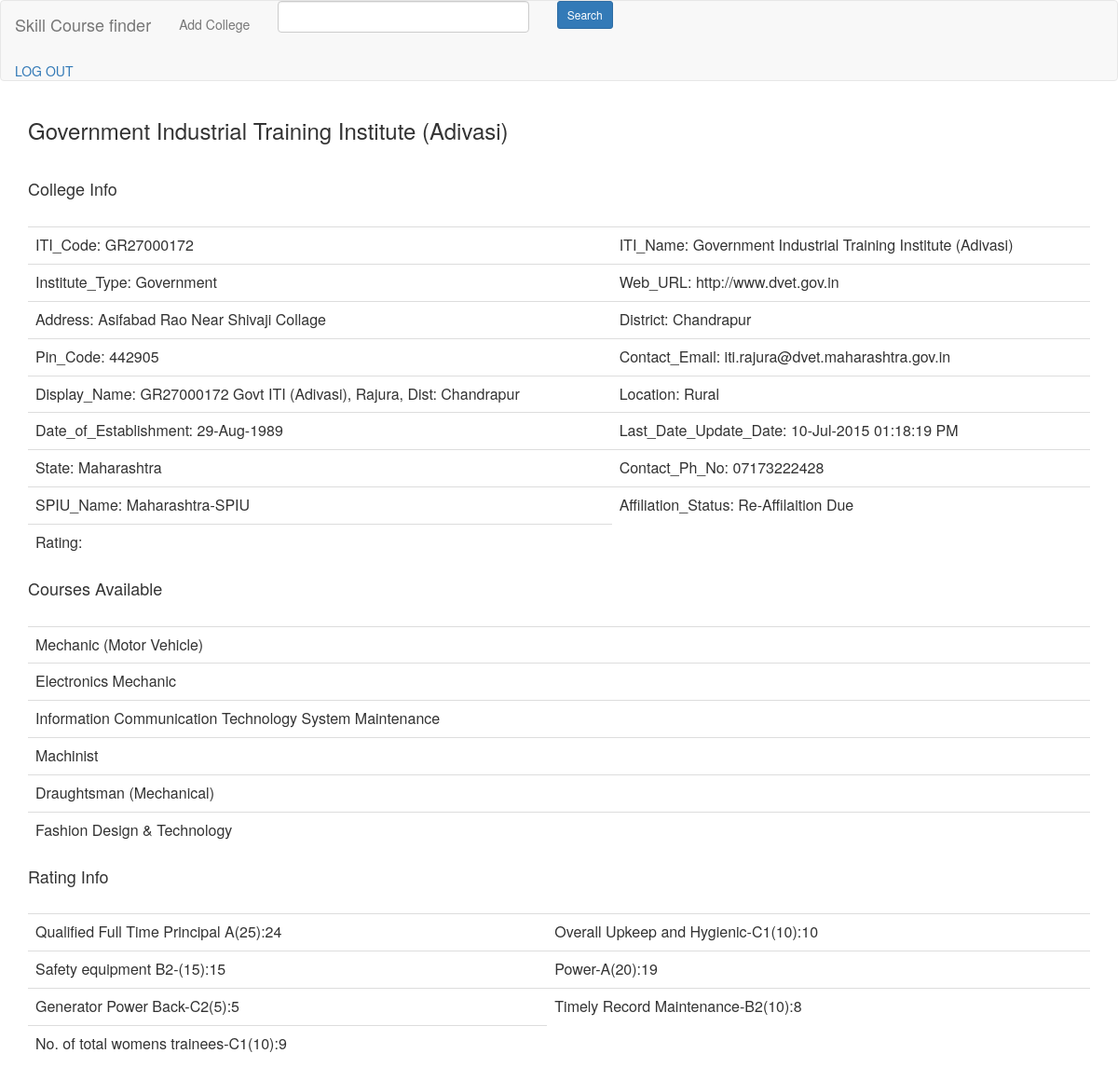
Screenshot of /php/mitenphp/collegeinfo.php?info=GR27000172 with the database file from the repository.
### tables this page shows
CREATE TABLE `collegeinfo` (
  `ITI_Code` varchar(100) NOT NULL,
  `Display_Name` varchar(100) NOT NULL,
  `ITI_Name` varchar(100) NOT NULL,
  `Location` varchar(100) NOT NULL,
  `Institute_Type` varchar(100) NOT NULL,
  `Date_of_Establishment` varchar(100) NOT NULL,
  `Web_URL` varchar(100) NOT NULL,
  `Last_Date_Update_Date` varchar(100) NOT NULL,
  `Address` varchar(100) NOT NULL,
  `State` varchar(100) NOT NULL,
  `District` varchar(100) NOT NULL,
  `Contact_Ph_No` varchar(100) NOT NULL,
  `Pin_Code` varchar(100) NOT NULL,
  `SPIU_Name` varchar(100) NOT NULL,
  `Contact_Email` varchar(100) NOT NULL,
  `Affiliation_Status` varchar(100) NOT NULL,
  `Institute_Rating` varchar(100) NOT NULL
);

CREATE TABLE `courseinfo` (
  `Trade_Code` varchar(100) NOT NULL,
  `ITI_Code` varchar(100) NOT NULL,
  `Trade_Name` varchar(100) NOT NULL,
  `Duration` varchar(100) NOT NULL,
  `Shift` varchar(100) NOT NULL,
  `Seats_Count` int(11) NOT NULL
);

CREATE TABLE `collegerating` (
  `College_Code` varchar(100) NOT NULL,
  `A_25` varchar(100) NOT NULL,
  `C1_10` varchar(100) NOT NULL,
  `B2_15` varchar(100) NOT NULL,
  `A_20` varchar(100) NOT NULL,
  `C2_5` varchar(100) NOT NULL,
  `B2_10` varchar(100) NOT NULL,
  `C1_10(1)` varchar(100) NOT NULL,
  `Rating` varchar(100) NOT NULL
);

### php/mitenphp/collegeinfo.php (the view, shortened to what this page needs)
<?php
include('header.php');
if(isset($_GET['info']))
{
$code=$_GET['info'];
$query=mysql_query("select * from collegeinfo where ITI_COde='$code'");
if($query)
{
$row = mysql_fetch_array($query);
$iticode = $row['ITI_Code'];
$itiname = $row['ITI_Name'];
$institutetype = $row['Institute_Type'];
$weburl = $row['Web_URL'];
$address = $row['Address'];
$district = $row['District'];
$pincode = $row['Pin_Code'];
$contactemail = $row['Contact_Email'];
$displayname = $row['Display_Name'];
$location = $row['Location'];
$dateofestablish = $row['Date_of_Establishment'];
$lastdate = $row['Last_Date_Update_Date'];
$state = $row['State'];
$contactno = $row['Contact_Ph_No'];
$spiuname = $row['SPIU_Name'];
$status = $row['Affiliation_Status'];
$rating = $row['Institute_Rating'];
}
$query1 = mysql_query("select Trade_Name from courseinfo where ITI_Code ='$code'");
$query2 = mysql_query("select * from collegerating where College_Code ='$code'");
if($query2){
$row2 = mysql_fetch_array($query2);
$A_25 = $row2['A_25'];
$C1_10 = $row2['C1_10'];
$B2_15 = $row2['B2_15'];
$A_20 = $row2['A_20'];
$C2_5 = $row2['C2_5'];
$B2_10 = $row2['B2_10'];
$C1_10_1 = $row2['C1_10(1)'];
}
}
?>
<html>
<head>
<div class="container">
  <h3><?php echo"$itiname"?></h3><br>
  <h4>College Info</h4><br>
  <table class="table">
    <tbody>
      <tr><td>ITI_Code: <?php echo"$iticode"?></td>
          <td>ITI_Name: <?php echo"$itiname"?></td>
      </tr>
      <tr><td>Institute_Type: <?php echo"$institutetype"?></td>
          <td>Web_URL: <?php echo"$weburl"?></td>
      </tr>
      <tr><td>Address: <?php echo"$address"?></td>
          <td>District: <?php echo"$district"?></td>
      </tr>
      <tr><td>Pin_Code: <?php echo"$pincode"?></td>
          <td>Contact_Email: <?php echo"$contactemail"?></td>
      </tr>
      <tr><td>Display_Name: <?php echo"$displayname"?></td>
          <td>Location: <?php echo"$location"?></td>
      </tr>
      <tr><td>Date_of_Establishment: <?php echo"$dateofestablish"?></td>
          <td>Last_Date_Update_Date: <?php echo"$lastdate"?></td>
      </tr>
      <tr><td>State: <?php echo"$state"?></td>
          <td>Contact_Ph_No: <?php echo"$contactno"?></td>
      </tr>
      <tr><td>SPIU_Name: <?php echo"$spiuname"?></td>
          <td>Affiliation_Status: <?php echo"$status"?></td>
      </tr>
      <tr><td>Rating: <?php echo"$rating"?></td>
      </tr>
    </tbody>
  </table>
  <h4>Courses Available</h4><br>
   <table class="table">
    <tbody>
      <tr>
   <?php
    while ($row1 = mysql_fetch_assoc($query1)) {
    echo "<td>";
    echo $row1["Trade_Name"];
    echo "</td>";
    echo "</tr>";
    }?>
    </tbody>
  </table>
  <h4>Rating Info</h4><br>
  <table class="table">
    <tbody>
      <tr><td>Qualified Full Time Principal A(25):<?php echo"$A_25"?></td>
          <td>Overall Upkeep and Hygienic-C1(10):<?php echo"$C1_10"?></td>
      </tr>
      <tr><td>Safety equipment B2-(15):<?php echo"$B2_15"?></td>
          <td>Power-A(20):<?php echo"$A_20"?></td>
      </tr>
      <tr><td>Generator Power Back-C2(5):<?php echo"$C2_5"?></td>
          <td>Timely Record Maintenance-B2(10):<?php echo"$B2_10"?></td>
      </tr>
      <tr><td>No. of total womens trainees-C1(10):<?php echo"$C1_10_1"?></td>
      </tr>
    </tbody>
  </table>
</div>
</body>
</head>
</html>

### php/mitenphp/header.php (shortened to what this page needs)
<html>
<head>
  <link rel="stylesheet" href="https://maxcdn.bootstrapcdn.com/bootstrap/3.3.7/css/bootstrap.min.css">
</head>
<body>
<nav class="navbar navbar-default">
  <div class="container-fluid">
    <div class="navbar-header">
      <a class="navbar-brand" href="index.php">Skill Course finder</a>
    </div>
    <ul class="nav navbar-nav">
      <li><a href="add.php">Add College</a></li>
    </ul>
   <form class="form-horizontal" action="" method="post">
    <div class="form-group">
      <div class="col-sm-3">
         <input type="text" name="search" class="form-control"required>
      </div>
      <div class="col-sm-3">
           <input type="submit" name="searchquery" class="btn btn-sm btn-primary" value="Search">
      </div>
     </div>
   </form>
      <a href="logout.php">LOG OUT</a>
  </div>
</nav>
</body>
</head>
</html>

### rows the page displays
collegeinfo: ITI_Name "Government Industrial Training Institute (Adivasi)", ITI_Code "GR27000172", Institute_Type "Government", Web_URL "http://www.dvet.gov.in", Address "Asifabad Rao Near Shivaji Collage", District "Chandrapur", Pin_Code "442905", Contact_Email "iti.rajura@dvet.maharashtra.gov.in", Display_Name "GR27000172 Govt ITI (Adivasi), Rajura, Dist: Chandrapur", Location "Rural", Date_of_Establishment "29-Aug-1989", Last_Date_Update_Date "10-Jul-2015 01:18:19 PM", State "Maharashtra", Contact_Ph_No "07173222428", SPIU_Name "Maharashtra-SPIU", Affiliation_Status "Re-Affilaition Due"
courseinfo: Trade_Name "Mechanic (Motor Vehicle)"
courseinfo: Trade_Name "Electronics Mechanic"
courseinfo: Trade_Name "Information Communication Technology System Maintenance"
courseinfo: Trade_Name "Machinist"
courseinfo: Trade_Name "Draughtsman (Mechanical)"
courseinfo: Trade_Name "Fashion Design & Technology"
collegerating: A_25 "24", C1_10 "10", B2_15 "15", A_20 "19", C2_5 "5", B2_10 "8", value "9"
